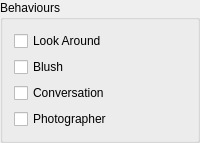
     <widget class="QGroupBox" name="groupBox_3">
      <property name="font">
       <font>
        <pointsize>9</pointsize>
       </font>
      </property>
      <property name="title">
       <string>Behaviours</string>
      </property>
      <layout class="QGridLayout" name="gridLayout_7">
       <item row="0" column="0">
        <widget class="QCheckBox" name="behaviour_look_around">
         <property name="sizePolicy">
          <sizepolicy hsizetype="Minimum" vsizetype="Fixed">
           <horstretch>0</horstretch>
           <verstretch>1</verstretch>
          </sizepolicy>
         </property>
         <property name="font">
          <font>
           <pointsize>9</pointsize>
          </font>
         </property>
         <property name="text">
          <string>Look Around</string>
         </property>
        </widget>
       </item>
       <item row="1" column="0">
        <widget class="QCheckBox" name="behaviour_blush">
         <property name="sizePolicy">
          <sizepolicy hsizetype="Minimum" vsizetype="Fixed">
           <horstretch>0</horstretch>
           <verstretch>1</verstretch>
          </sizepolicy>
         </property>
         <property name="font">
          <font>
           <pointsize>9</pointsize>
          </font>
         </property>
         <property name="text">
          <string>Blush</string>
         </property>
        </widget>
       </item>
       <item row="2" column="0">
        <widget class="QCheckBox" name="behaviour_conversation">
         <property name="text">
          <string>Conversation</string>
         </property>
        </widget>
       </item>
       <item row="3" column="0">
        <widget class="QCheckBox" name="behaviour_photographer">
         <property name="text">
          <string>Photographer</string>
         </property>
        </widget>
       </item>
      </layout>
     </widget>
